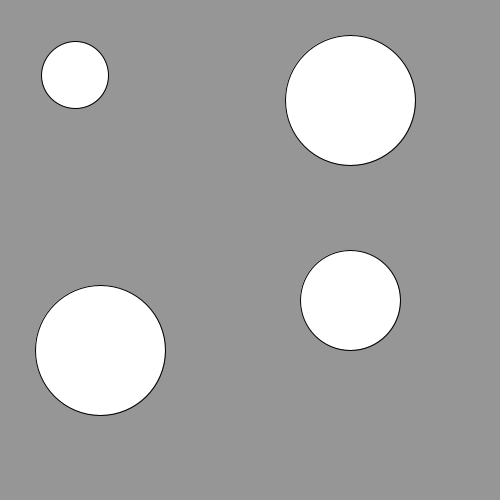
Frame 1 (no input)
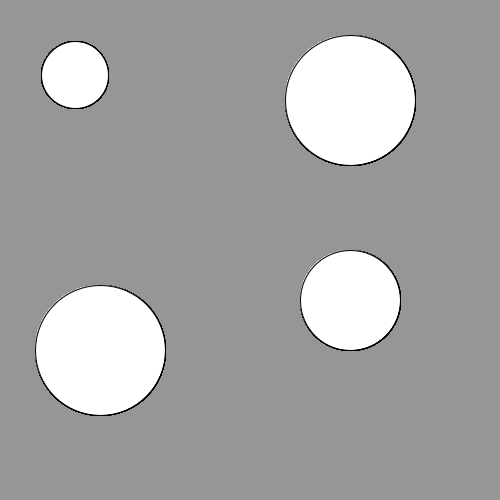
Frame 60 (the mouse pressed at the canvas centre just before this capture)
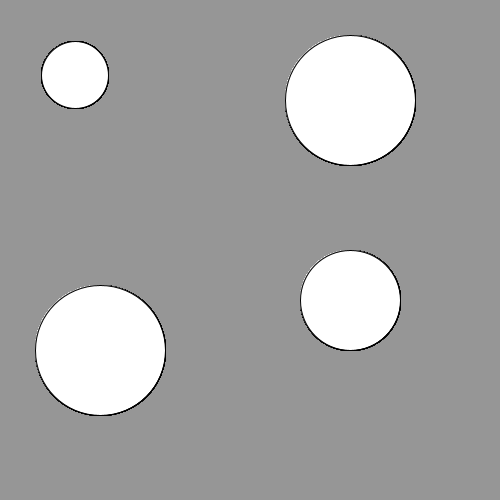
Frame 120 (the mouse held since frame 60 and released just before this capture)

The Processing sketch that drew these frames (run headless with seeded random() and noise(); from frame 60 on, the mouse is pressed at the canvas centre):

// Processing sketch: processing_182137
// ── processing_182137.pde


int x;
int y;
int mida;

void setup(){
  background(150);
  size(500,500);
  x=100;
  y=100;
  mida=100;
}

void draw(){
  ellipse(x-25,y-25,mida/1.5,mida/1.5);
  ellipse(x+250,y,mida*1.3,mida*1.3);
  ellipse(x,y+250,mida*1.3,mida*1.3);
  ellipse(x+250,y+200,mida,mida);
}
